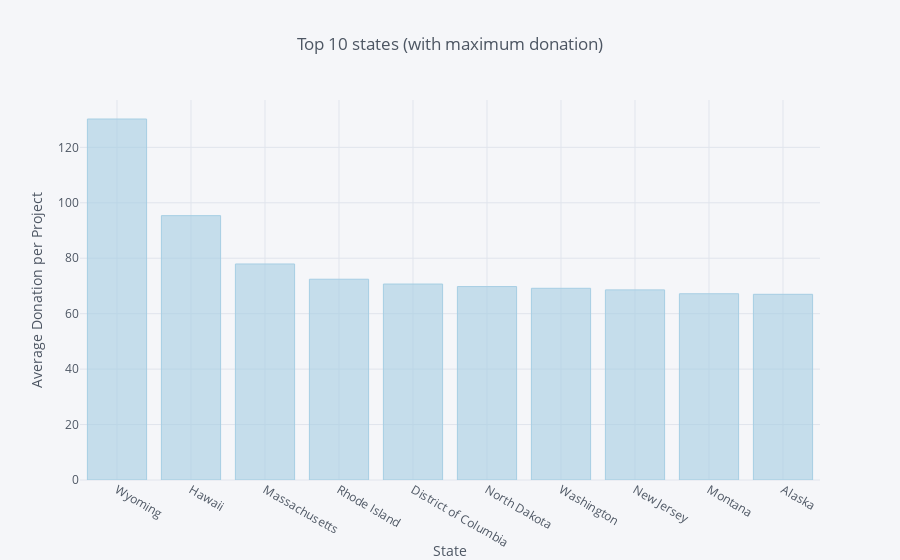

Notebook cell for this chart:
### Code cell
s2.iplot(kind = 'bar', xTitle = 'State', yTitle = 'Average Donation per Project', title = 'Top 10 states (with maximum donation)', colorscale = 'paired' )

### Figure 1 — Plotly figure (JSON) as saved in the notebook; plotly's stock layout.template omitted (floating-point values rounded to 4 significant figures)
{"data": [{"marker": {"color": "rgba(166, 206, 227, 0.6)", "line": {"color": "rgba(166, 206, 227, 1.0)", "width": 1}}, "name": "Donation Amount", "orientation": "v", "text": "", "type": "bar", "uid": "69fe5e4c-4ec4-4f01-9d9e-e5b898ff3af9", "x": ["Wyoming", "Hawaii", "Massachusetts", "Rhode Island", "District of Columbia", "North Dakota", "Washington", "New Jersey", "Montana", "Alaska"], "y": [130.2, 95.36, 77.93, 72.43, 70.69, 69.78, 69.16, 68.59, 67.19, 66.99]}], "layout": {"legend": {"bgcolor": "#F5F6F9", "font": {"color": "#4D5663"}}, "paper_bgcolor": "#F5F6F9", "plot_bgcolor": "#F5F6F9", "title": {"font": {"color": "#4D5663"}, "text": "Top 10 states (with maximum donation)"}, "xaxis": {"gridcolor": "#E1E5ED", "showgrid": true, "tickfont": {"color": "#4D5663"}, "title": {"font": {"color": "#4D5663"}, "text": "State"}, "zerolinecolor": "#E1E5ED"}, "yaxis": {"gridcolor": "#E1E5ED", "showgrid": true, "tickfont": {"color": "#4D5663"}, "title": {"font": {"color": "#4D5663"}, "text": "Average Donation per Project"}, "zerolinecolor": "#E1E5ED"}}}
